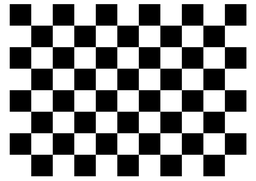
#> input picture image.png, 256 x 181 px, shrunk from 1000 x 707 before the run, found by its file name
$ python fwd_map_rotate.py
#> lines starting #> are read from the running program, lines starting #| are printed output that depends on the picture
# First assignment: Forward map (rotation)
# Apply rotation matrix to each pixel vector [x y] to find it's new position vextor [x' y']
# in the rotated image. Since it's a forward map, a position in output image may have been addressed
# multiple times or not at all. Hence, overlap / 'holes' in the output image is expected.

import numpy as np
import cv2
import math


image = cv2.imread('/path/to/image.png')
#> image is the input picture: shape (181, 256, 3); min 0, max 255, mean 142.9
image = image.astype(int)
rows,columns,ch = np.shape(image)
#> rows = 181; columns = 256; ch = 3

angle = 30
theta = np.radians(angle)
c, s = np.cos(theta), np.sin(theta)
rotation_array = np.array(((c,-s), (s, c)))
print(rotation_array)

new_image = np.zeros([rows,columns,ch])
new_image = new_image.astype(int)


#rotation
for c in range(ch):
	for px in range(rows):
		for py in range(columns):
			ip_vector = np.array([px,py])
			ip_vector.shape=(2,1)
			op_vector = np.dot(rotation_array,ip_vector)
			[px_dash,py_dash]=op_vector
			if np.logical_and(np.logical_and(np.logical_and(px_dash >= 0, px_dash < rows),py_dash >= 0 ),py_dash<columns):
					new_image[int(px_dash),int(py_dash),c]=image[px,py,c]
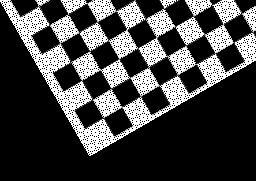
#> new_image: shape (181, 256, 3) int64; min 0, max 255, mean 66.5

cv2.imwrite('fwd_map_rotate.png',new_image)
